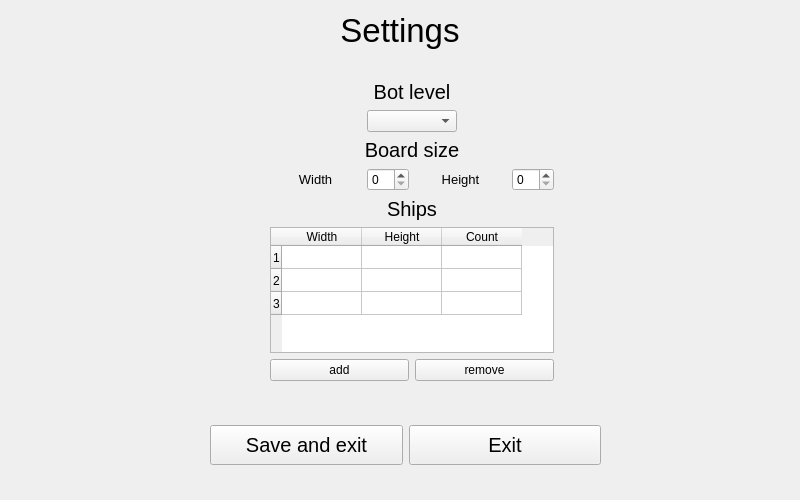
<?xml version="1.0" encoding="UTF-8"?>
<ui version="4.0">
 <class>Form</class>
 <widget class="QWidget" name="Form">
  <property name="geometry">
   <rect>
    <x>0</x>
    <y>0</y>
    <width>800</width>
    <height>500</height>
   </rect>
  </property>
  <property name="windowTitle">
   <string>Form</string>
  </property>
  <widget class="QLabel" name="main_title">
   <property name="geometry">
    <rect>
     <x>0</x>
     <y>0</y>
     <width>800</width>
     <height>60</height>
    </rect>
   </property>
   <property name="font">
    <font>
     <pointsize>25</pointsize>
    </font>
   </property>
   <property name="text">
    <string>Settings</string>
   </property>
   <property name="alignment">
    <set>Qt::AlignCenter</set>
   </property>
  </widget>
  <widget class="QWidget" name="horizontalLayoutWidget">
   <property name="geometry">
    <rect>
     <x>210</x>
     <y>410</y>
     <width>391</width>
     <height>71</height>
    </rect>
   </property>
   <layout class="QHBoxLayout" name="save_exit_buttons">
    <item>
     <widget class="QPushButton" name="save_and_exit_button">
      <property name="minimumSize">
       <size>
        <width>0</width>
        <height>40</height>
       </size>
      </property>
      <property name="font">
       <font>
        <pointsize>15</pointsize>
       </font>
      </property>
      <property name="text">
       <string>Save and exit</string>
      </property>
     </widget>
    </item>
    <item>
     <widget class="QPushButton" name="exit_button">
      <property name="minimumSize">
       <size>
        <width>0</width>
        <height>40</height>
       </size>
      </property>
      <property name="font">
       <font>
        <pointsize>15</pointsize>
       </font>
      </property>
      <property name="text">
       <string>Exit</string>
      </property>
     </widget>
    </item>
   </layout>
  </widget>
  <widget class="QWidget" name="gridLayoutWidget">
   <property name="geometry">
    <rect>
     <x>270</x>
     <y>80</y>
     <width>284</width>
     <height>301</height>
    </rect>
   </property>
   <layout class="QGridLayout" name="settings_widget">
    <item row="5" column="0" colspan="6">
     <widget class="QTableWidget" name="table_ships_widget">
      <property name="rowCount">
       <number>3</number>
      </property>
      <attribute name="horizontalHeaderMinimumSectionSize">
       <number>0</number>
      </attribute>
      <attribute name="horizontalHeaderDefaultSectionSize">
       <number>80</number>
      </attribute>
      <attribute name="verticalHeaderMinimumSectionSize">
       <number>0</number>
      </attribute>
      <attribute name="verticalHeaderDefaultSectionSize">
       <number>23</number>
      </attribute>
      <row/>
      <row/>
      <row/>
      <column>
       <property name="text">
        <string>Width</string>
       </property>
      </column>
      <column>
       <property name="text">
        <string>Height</string>
       </property>
      </column>
      <column>
       <property name="text">
        <string>Count</string>
       </property>
      </column>
     </widget>
    </item>
    <item row="3" column="3" colspan="2">
     <widget class="QLabel" name="height_lable">
      <property name="font">
       <font>
        <pointsize>10</pointsize>
       </font>
      </property>
      <property name="text">
       <string>Height</string>
      </property>
      <property name="alignment">
       <set>Qt::AlignCenter</set>
      </property>
     </widget>
    </item>
    <item row="2" column="0" colspan="6">
     <widget class="QLabel" name="board_size_title">
      <property name="font">
       <font>
        <pointsize>15</pointsize>
       </font>
      </property>
      <property name="text">
       <string>Board size</string>
      </property>
      <property name="alignment">
       <set>Qt::AlignCenter</set>
      </property>
     </widget>
    </item>
    <item row="3" column="0" colspan="2">
     <widget class="QLabel" name="width_lable">
      <property name="font">
       <font>
        <pointsize>10</pointsize>
       </font>
      </property>
      <property name="text">
       <string>Width</string>
      </property>
      <property name="alignment">
       <set>Qt::AlignCenter</set>
      </property>
     </widget>
    </item>
    <item row="3" column="5">
     <widget class="QSpinBox" name="height_spin"/>
    </item>
    <item row="3" column="2">
     <widget class="QSpinBox" name="width_spin"/>
    </item>
    <item row="7" column="3" colspan="3">
     <widget class="QPushButton" name="remove_ship_button">
      <property name="text">
       <string>remove</string>
      </property>
     </widget>
    </item>
    <item row="1" column="2" colspan="2">
     <widget class="QComboBox" name="comboBox"/>
    </item>
    <item row="0" column="0" colspan="6">
     <widget class="QLabel" name="board_size_title_2">
      <property name="font">
       <font>
        <pointsize>15</pointsize>
       </font>
      </property>
      <property name="text">
       <string>Bot level</string>
      </property>
      <property name="alignment">
       <set>Qt::AlignCenter</set>
      </property>
     </widget>
    </item>
    <item row="4" column="0" colspan="6">
     <widget class="QLabel" name="ships_title">
      <property name="font">
       <font>
        <pointsize>15</pointsize>
       </font>
      </property>
      <property name="text">
       <string>Ships</string>
      </property>
      <property name="alignment">
       <set>Qt::AlignCenter</set>
      </property>
     </widget>
    </item>
    <item row="7" column="0" colspan="3">
     <widget class="QPushButton" name="add_ship_button">
      <property name="text">
       <string>add</string>
      </property>
     </widget>
    </item>
   </layout>
  </widget>
 </widget>
 <resources/>
 <connections/>
</ui>
